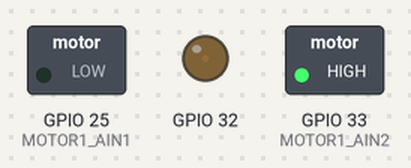
This program was run on a simulated ESP32. Shown: switched loads named in the program (green lamp = pin HIGH), output pins drawn as LEDs (lit = HIGH). What the program prints to the serial monitor is not drawn.

Above: at 0.05 s.
At 2.25 s:
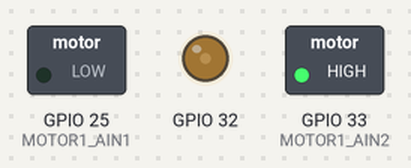
At 4.45 s:
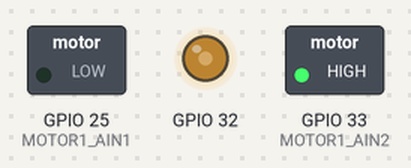
At 6.5 s:
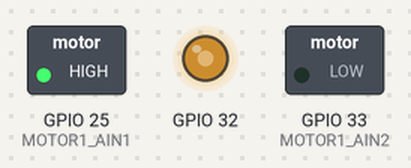
At 8.55 s:
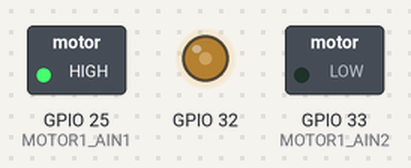
At 11.35 s:
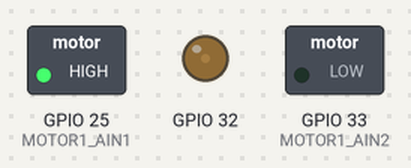
Timing chart, 0 to 14.8 s (numbered marks = the images above):
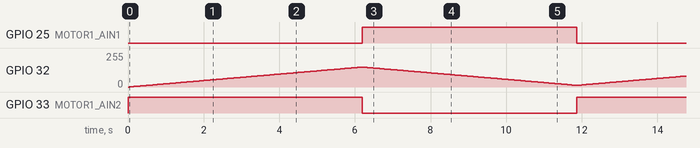

Measured:
- by itself, GPIO 25 (MOTOR1_AIN1), GPIO 33 (MOTOR1_AIN2): alternates HIGH for 5.7 s and LOW for 5.7 s

The program:

main.cpp
```cpp
/*

DRIVER MOTORES -----> TB6612FNG

            PINOUT
GND     ---------->     CABLE A GND
VCC     ---------->     3V3 DEL ESP32
VM      ---------->     2,5 V y 13,5 V

Pines salida a motores:
AO_1    ---------->     PIN DE SALIDO A MOTOR A
AO_2    ---------->     PIN DE SALIDO A MOTOR A
BO_1    ---------->     PIN DE SALIDO A MOTOR B
BO_2    ---------->     PIN DE SALIDO A MOTOR B

Pines para el sentido de los motores (ENTRADA)
AIN_1    ---------->     PIN SENTIDO DEL MOTOR A
AIN_2    ---------->     PIN SENTIDO DEL MOTOR A
BIN_1    ---------->     PIN SENTIDO DEL MOTOR B
BIN_2    ---------->     PIN SENTIDO DEL MOTOR B

PWM MOTORES:
PWM_A   ----------->    PWM DEL MOTOR A
PWM_B   ----------->    PWM DEL MOTOR B


STBY    ----------->    (VCC)PIN DE STAND BY CONTROLADOR DE USO DEL DRIVER

            INPUT                               OUTPUT
    IN1     IN2     PWM     STBY            OUT1        OUT2        MODE
-------------------------------------------------------------
     L       H       H       H               L           H          CCW COUNTERCLOCKWISE (EN CONTRA AGUJAS RELOJ)
     L       H       L       H               L           L          SHORT BRAKE (FRENADO CORTO)
     H       L       H       H               H           L          CW CLOCKWISE (EN SENTIDO AGUJAS RELOJ)
     H       L       L       H               L           L          SHORT BRAKE (FRENADO CORTO)

El funcionamiento es que el STBY debemos tenerlo siempre en HIGH

*/


#include <freertos/FreeRTOS.h>
#include <freertos/task.h>
#include <driver/gpio.h>
#include "driver/ledc.h"
#include "esp_err.h"

constexpr gpio_num_t MOTOR1_AIN2    = GPIO_NUM_33;
constexpr gpio_num_t MOTOR1_AIN1    = GPIO_NUM_25;
constexpr gpio_num_t MOTOR1_PWM     = GPIO_NUM_32;

extern "C" void app_main();

void app_main()
{
// Setup Aquí configuraremos los puertos:
    // Primero configuramos el timer, con la estructura:
    ledc_timer_config_t ledctimer;
    ledctimer.duty_resolution  = LEDC_TIMER_10_BIT;    // Resolucion de 1024 - 1
    ledctimer.freq_hz          = 500;                 // Frecuencia 500Hz
    ledctimer.speed_mode       = LEDC_LOW_SPEED_MODE;  // Envío de los cambios en el timer será en el modo lento
    ledctimer.timer_num        = LEDC_TIMER_0;
    ledctimer.clk_cfg          = LEDC_AUTO_CLK;
    // Le pasamos la configuracion y si hubiera algun error nos lo diría ESP_ERROR_CHECK
    ESP_ERROR_CHECK(ledc_timer_config(&ledctimer));

    // Ahora debemos de configurar el CANAL, será el que lleve la config del TIMER_0 al PIN
    ledc_channel_config_t ledcchannel;
    ledcchannel.channel        = LEDC_CHANNEL_0;
    ledcchannel.duty           = 0;/*!< LEDC channel duty, the range of duty setting is [0, (2**duty_resolution)] */
    //2* LEDC_TIMER_10_BIT(2^1 - 1 = 1023) -> En nuestro caso iremos variando el tiempo que está en algo y que está en bajo
    // Por lo que empezamos en 0 e iremos aumentando hasta el max 1023
    ledcchannel.gpio_num       = MOTOR1_PWM;            // GPIO_32
    ledcchannel.speed_mode     = LEDC_LOW_SPEED_MODE;   // Lo configuramos como el TIMER
    ledcchannel.timer_sel      = LEDC_TIMER_0;
    ledcchannel.intr_type      = LEDC_INTR_DISABLE;     // Por ahora no queremos interrupciones.
    ledcchannel.hpoint         = 0;
    // Le pasamos la configuracion y si hubiera algun error nos lo diría ESP_ERROR_CHECK
    ESP_ERROR_CHECK(ledc_channel_config(&ledcchannel));


    // Para el puente H necesitamos configurar a parte del MOTOR1_PWM los pines:
    // MOTOR1_AIN1 Y MOTOR1_AIN2:
    // config input pin
    gpio_config_t config_input;
    config_input.mode           = GPIO_MODE_OUTPUT;
    config_input.pin_bit_mask   = ((1ULL << MOTOR1_AIN1) | (1ULL << MOTOR1_AIN2));    // ULL = uint64_t entero sin signo de 64 bits
    config_input.intr_type      = GPIO_INTR_DISABLE;
    config_input.pull_down_en   = GPIO_PULLDOWN_DISABLE;
    config_input.pull_up_en     = GPIO_PULLUP_DISABLE;
    gpio_config(&config_input);

    uint8_t aint_1 = 0;
    uint8_t aint_2 = 1;

    // Debemos decirle la dirección:
    gpio_set_level(MOTOR1_AIN1, aint_1);
    gpio_set_level(MOTOR1_AIN2, aint_2);


    uint32_t cnt = 0;
    uint32_t dir = 1;
    char dirDelant [] = "hacia delante";
    char dirDetras [] = "hacia detras";
    char* direccion = dirDelant;
    printf("Empezamos a girar hacia delante!!!\n");
    // Loop
    while (1)
    {
        vTaskDelay(pdMS_TO_TICKS(10));
        cnt += dir;
        ledc_set_duty(LEDC_LOW_SPEED_MODE, LEDC_CHANNEL_0, cnt);
        ledc_update_duty(LEDC_LOW_SPEED_MODE, LEDC_CHANNEL_0);
        if (cnt > 600 && dir == 1)
        {
            dir = -1;
            aint_1 = (aint_1==1)?0:1;
            aint_2 = (aint_2==1)?0:1;
            gpio_set_level(MOTOR1_AIN1, aint_1);
            gpio_set_level(MOTOR1_AIN2, aint_2);
            direccion = dirDetras;
            printf("Empezamos a girar hacia DETRAS!!!\n");
        }
        else if( cnt == 50 && dir == -1)
        {
            dir = 1;
            aint_1 = (aint_1==1)?0:1;
            aint_2 = (aint_2==1)?0:1;
            // Cambiamos la dirección
            gpio_set_level(MOTOR1_AIN1, aint_1);
            gpio_set_level(MOTOR1_AIN2, aint_2);
            printf("Empezamos a girar hacia DELANTE!!!\n");
            direccion = dirDelant;
        }
        printf("Valor de cnt: %lu\n", cnt);
        printf("La direccion es %s\n.", direccion);

    }
}
```
